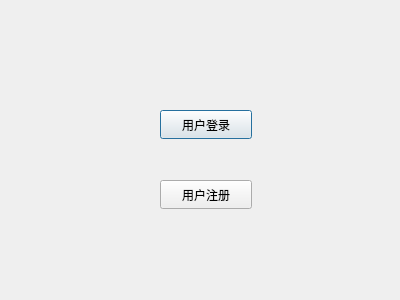
<?xml version="1.0" encoding="UTF-8"?>
<ui version="4.0">
 <class>InitialPage</class>
 <widget class="QDialog" name="InitialPage">
  <property name="geometry">
   <rect>
    <x>0</x>
    <y>0</y>
    <width>400</width>
    <height>300</height>
   </rect>
  </property>
  <property name="windowTitle">
   <string>Dialog</string>
  </property>
  <widget class="QPushButton" name="userLogin">
   <property name="geometry">
    <rect>
     <x>160</x>
     <y>110</y>
     <width>92</width>
     <height>29</height>
    </rect>
   </property>
   <property name="text">
    <string>用户登录</string>
   </property>
  </widget>
  <widget class="QPushButton" name="userRegister">
   <property name="geometry">
    <rect>
     <x>160</x>
     <y>180</y>
     <width>92</width>
     <height>29</height>
    </rect>
   </property>
   <property name="text">
    <string>用户注册</string>
   </property>
  </widget>
 </widget>
 <resources/>
 <connections>
  <connection>
   <sender>userLogin</sender>
   <signal>clicked()</signal>
   <receiver>InitialPage</receiver>
   <slot>accept()</slot>
   <hints>
    <hint type="sourcelabel">
     <x>237</x>
     <y>112</y>
    </hint>
    <hint type="destinationlabel">
     <x>310</x>
     <y>51</y>
    </hint>
   </hints>
  </connection>
  <connection>
   <sender>userRegister</sender>
   <signal>clicked()</signal>
   <receiver>InitialPage</receiver>
   <slot>accept()</slot>
   <hints>
    <hint type="sourcelabel">
     <x>210</x>
     <y>192</y>
    </hint>
    <hint type="destinationlabel">
     <x>328</x>
     <y>252</y>
    </hint>
   </hints>
  </connection>
 </connections>
</ui>
